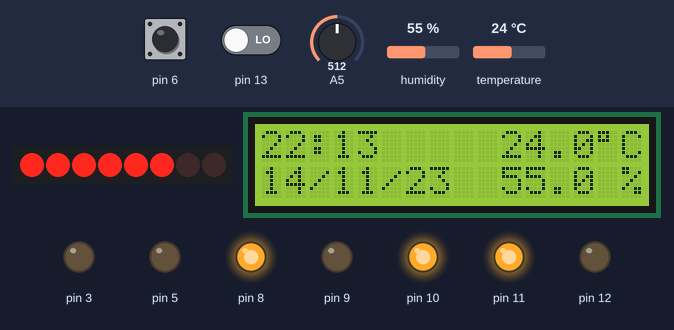
This sketch was run on a simulated Arduino Uno, built with avr-gcc and run on an emulated ATmega328P. On the bench: 8 shift-register outputs drawn as a row of LEDs (first output left, lit = HIGH), 16×2 character LCD, output pins drawn as LEDs (lit = HIGH). Wiring (inferred from the names in the program): shift register (74HC595): data pin 7; shift clock A1; latch A0. Wiring (inferred from the signals the program sends): row of LEDs: on Q0, Q1, Q2, Q3, Q4, Q5, Q6, Q7. The test bench sets the inputs (shaded band); at power-on: A5 = 512, humidity 55 %, temperature 24 °C, pin 13 LOW, pin 6 HIGH. The local clock reads 2024-03-15 10:24:30 at power-on unless the sketch sets it; pins used as bus, display or sensor lines are not drawn; what the sketch prints to the serial monitor is not drawn.

Above: at 1.2 s.
1.3 s: A5 set to 1011
3.7 s: A5 set to 1023
At 4.9 s:
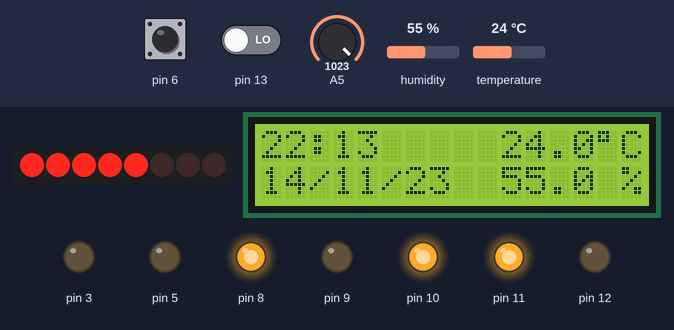
5.2 s: humidity set to 22 %
At 6.5 s:
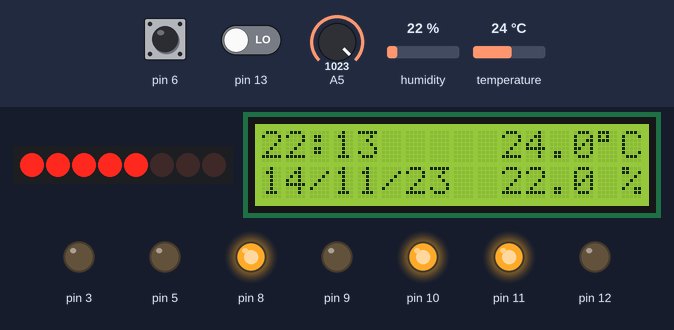
7.6 s: temperature set to 12 °C
At 8.4 s:
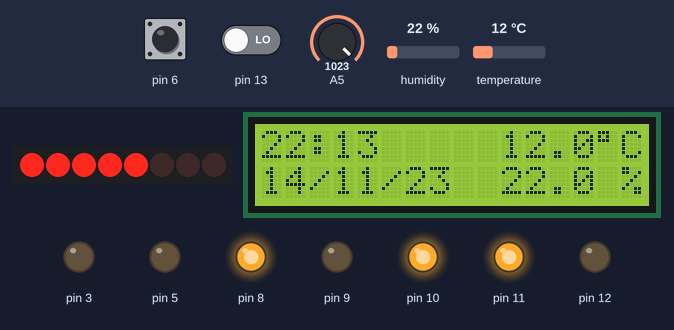
9.6 s: pin 13 driven HIGH
At 10.8 s:
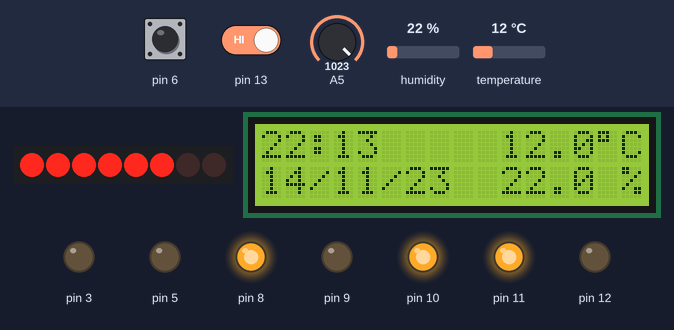
11.1 s: humidity set to 40 %
At 13.4 s:
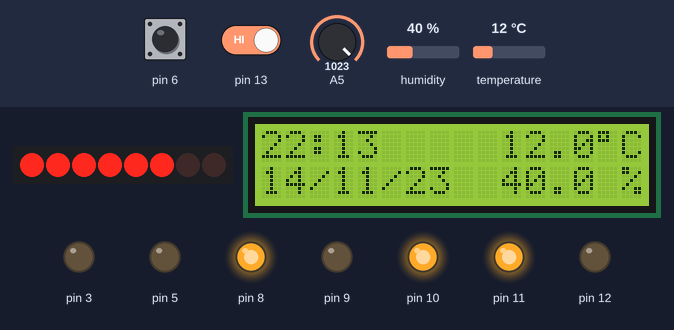
Timing chart, 0 to 14.9 s (numbered marks = the images above; inputs shaded):
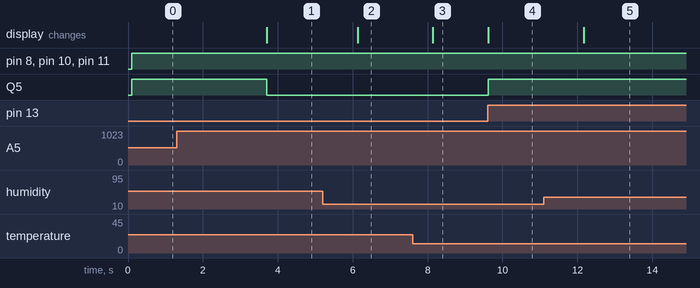

The sketch:

Program_glowny.ino
```cpp
////SEND
//
//String frame;                              //ciag wysylanych bitow
//String crc;                                //kod crc
//String encoded="";                            //zakodowane bity
//int frame_size= sizeof(frame);               //ilosc wysylanych bitow
//int crc_size= sizeof(crc);                   //dlugosc kodu crc
//int encoded_size= sizeof(encoded);           //dlugosc zdekodowanych bitow
//
//encoded += frame;
//for(int i=1; i<=crc_size-1; i++){             //dodajemy wyzerowane bity
//  encoded+='0';
//}
//
//for(int i=0; i<= encoded_size-crc_size; ){
//  for(int j=0; j< crc_size; j++){
//    encoded[i+j]=encoded[i+j]==crc[j]? '0':'1';    //XOR
//  }
//  for( ; i<encoded_size && encoded[i]!='1'; i++ );   //przesuwamy dzielnik az do napotkania jedynki
//}
//
//String encoded_crc = encoded.substring((encoded_size-_crc_size), encoded_size+1);   //wyodrebniony kod crc
//String encoded_frame = frame+encoded_crc;                                         //wyodrebniona ramka z dodanym kodem crc
//
//
////RECEIVE
//
//for(int i=0; i<= encoded_size-crc_size; ){
//  for(int j=0; j< crc_size; j++){
//    encoded[i+j]=encoded[i+j]==crc[j]? '0':'1';    //XOR
//  }
//  for( ; i<encoded_size && encoded[i]!='1'; i++ );
//}
//for(char i: encoded.substring(encoded_size-crc_size)) {
//    if (i!='0') //error in cmmunication
//    else        //communication correct
//}
```

Source omitted: Program_glowny_VSC.ino (35968 bytes)

Measured:
- the behaviour switches between 1022 and 1023 on A5 (found by bisection; images 0 and 1)
- after the input at 1.3 s, every drawn part: stays the same
- after the input at 3.7 s, Q5: HIGH → LOW at once; the display: changes at once (image 1)
- after the input at 5.2 s, the display: changes after 0.93 s (image 2)
- after the input at 7.6 s, the display: changes after 0.54 s (image 3)
- after the input at 9.6 s, Q5: LOW → HIGH at once; the display: changes at once (image 4)
- after the input at 11.1 s, the display: changes after 1.1 s (image 5)
